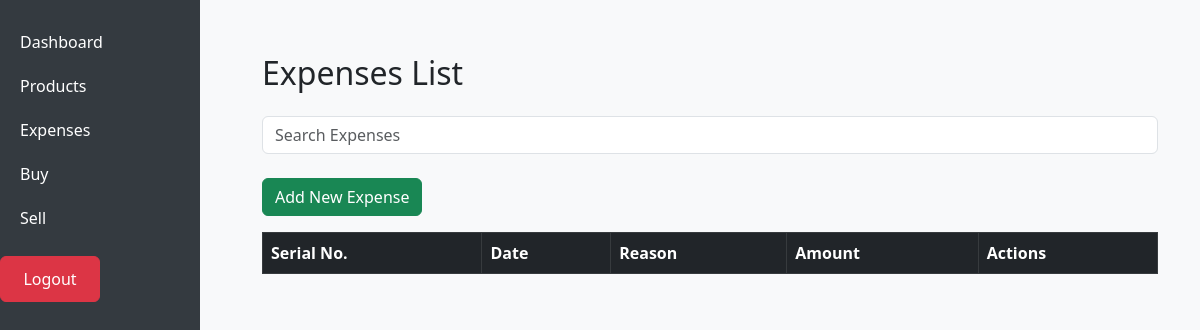
The app's page /expenses/ (signed in), older data.
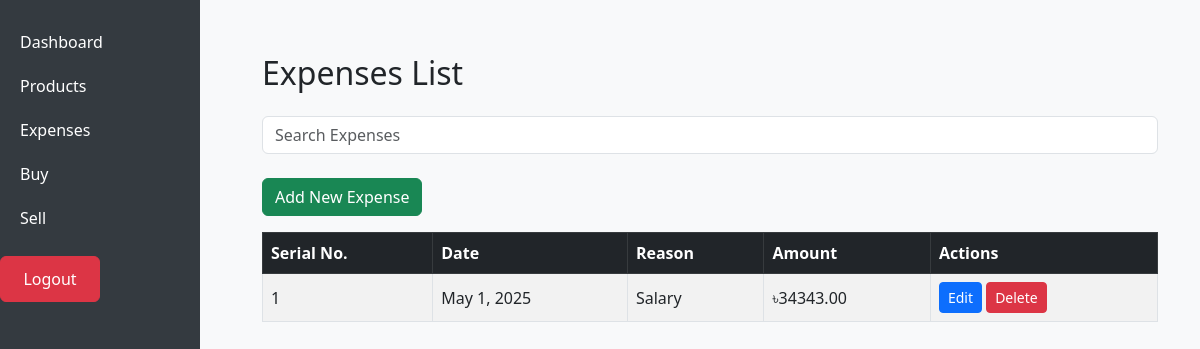
The same page, newer data.
### inventory/models.py (models this page shows, shortened)
class Expense(models.Model):
    date = models.DateField()
    reason = models.CharField(max_length=255)
    amount = models.DecimalField(max_digits=10, decimal_places=2)

### inventory/views.py (the view)
# urls.py: path('expenses/', views.expense_list_view, name='expense_list'),
@login_required(login_url="/")
def expense_list_view(request):
    query = request.GET.get('q', '')
    if query:
        expenses = Expense.objects.filter(
            Q(reason__icontains=query) # Search in expense reason
        ).order_by('-date')
    else:
        expenses = Expense.objects.all().order_by('-date')
    total_expense = sum(exp.amount for exp in expenses)
    return render(request, 'inventory/expense_list.html', {
        'expenses': expenses,
        'total_expense': total_expense
    })

### inventory/templates/inventory/expense_list.html
{% extends 'inventory/base.html' %}
{% block content %}
<div class="container mt-4">
  <h2 class="mb-4">Expenses List</h2>
  <form method="GET" action="{% url 'expense_list' %}">
    <div class="mb-4">
      <input type="text" name="q" class="form-control" placeholder="Search Expenses" value="{{ request.GET.q }}" aria-label="Search Expenses">
    </div>
  </form>
  <a href="{% url 'expense_add' %}" class="btn btn-success mb-3">Add New Expense</a>
  <table class="table table-bordered table-hover table-striped">
    <thead class="table-dark">
      <tr>
        <th>Serial No.</th>
        <th>Date</th>
        <th>Reason</th>
        <th>Amount</th>
        <th>Actions</th>
      </tr>
    </thead>
    <tbody>
      {% for expense in expenses %}
      <tr>
        <td>{{ forloop.counter }}</td>
        <td>{{ expense.date }}</td>
        <td>{{ expense.reason }}</td>
        <td>৳{{ expense.amount }}</td>
        <td>
          <a href="{% url 'expense_edit' expense.id %}" class="btn btn-primary btn-sm">Edit</a>
          <a href="{% url 'expense_delete' expense.id %}" class="btn btn-danger btn-sm" onclick="return confirm('Are you sure?')">Delete</a>
        </td>
      </tr>
      {% endfor %}
    </tbody>
  </table>
</div>
{% endblock %}

Row changes from the older to the newer data that the page shows:
added Expense: date "May 1, 2025", reason "Salary", amount "34343.00"
